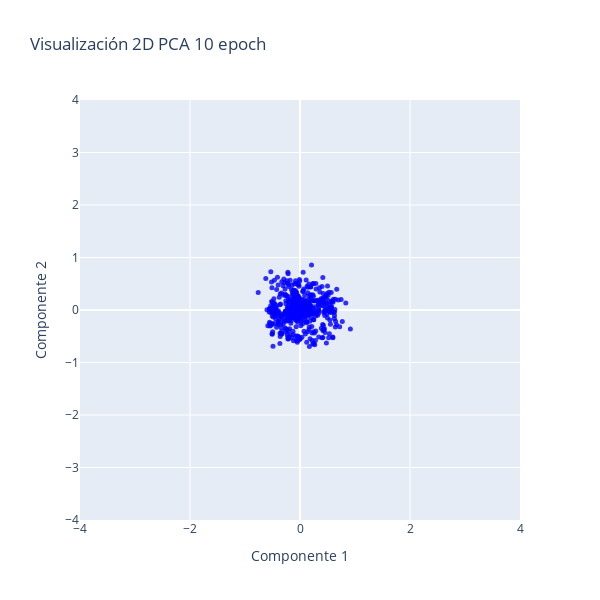

The cell this chart's notebook holds for it:
### Code cell
# Crear la figura
fig = go.Figure()

# Añadir el gráfico 2D (ignorando la tercera dimensión)
fig.add_trace(
    go.Scatter(
        x=all_weights_first_layer_mod["pca_2d_0"],
        y=all_weights_first_layer_mod["pca_2d_1"],
        mode='markers',
        marker=dict(size=5, opacity=0.8, color="blue"),
        showlegend=False  # Desactivar la leyenda
    )
)

rango_ejes = [-4, 4]

# Modificar los ejes del gráfico 2D
fig.update_xaxes(title_text="Componente 1", range=rango_ejes)
fig.update_yaxes(title_text="Componente 2", range=rango_ejes)

# Actualizar layout para ajustar el tamaño del gráfico
fig.update_layout(height=600, width=600, title_text=f"Visualización 2D PCA {num_epochs} epoch")

# Mostrar el gráfico
fig.show()

### Figure 1 — Plotly figure (JSON) as saved in the notebook; plotly's stock layout.template omitted (floating-point values rounded to 4 significant figures; data arrays with more than 128 entries replaced by an {"elided": "..."} marker saying what was removed)
{"data": [{"marker": {"color": "blue", "opacity": 0.8, "size": 5}, "mode": "markers", "showlegend": false, "type": "scatter", "x": {"elided": "640 float values"}, "y": {"elided": "640 float values"}}], "layout": {"height": 600, "title": {"text": "Visualización 2D PCA 10 epoch"}, "width": 600, "xaxis": {"range": [-4, 4], "title": {"text": "Componente 1"}}, "yaxis": {"range": [-4, 4], "title": {"text": "Componente 2"}}}}
